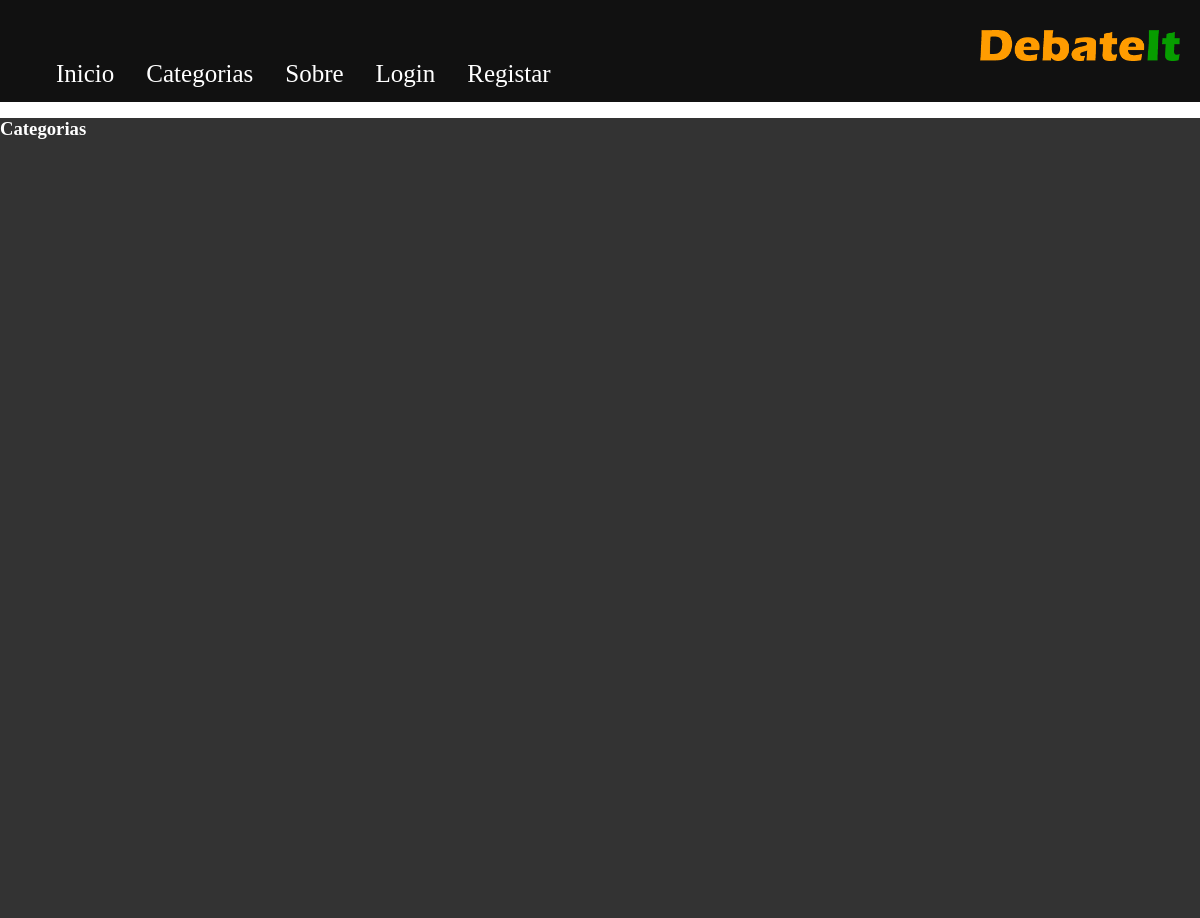
Page /categories/ on the earlier database version.
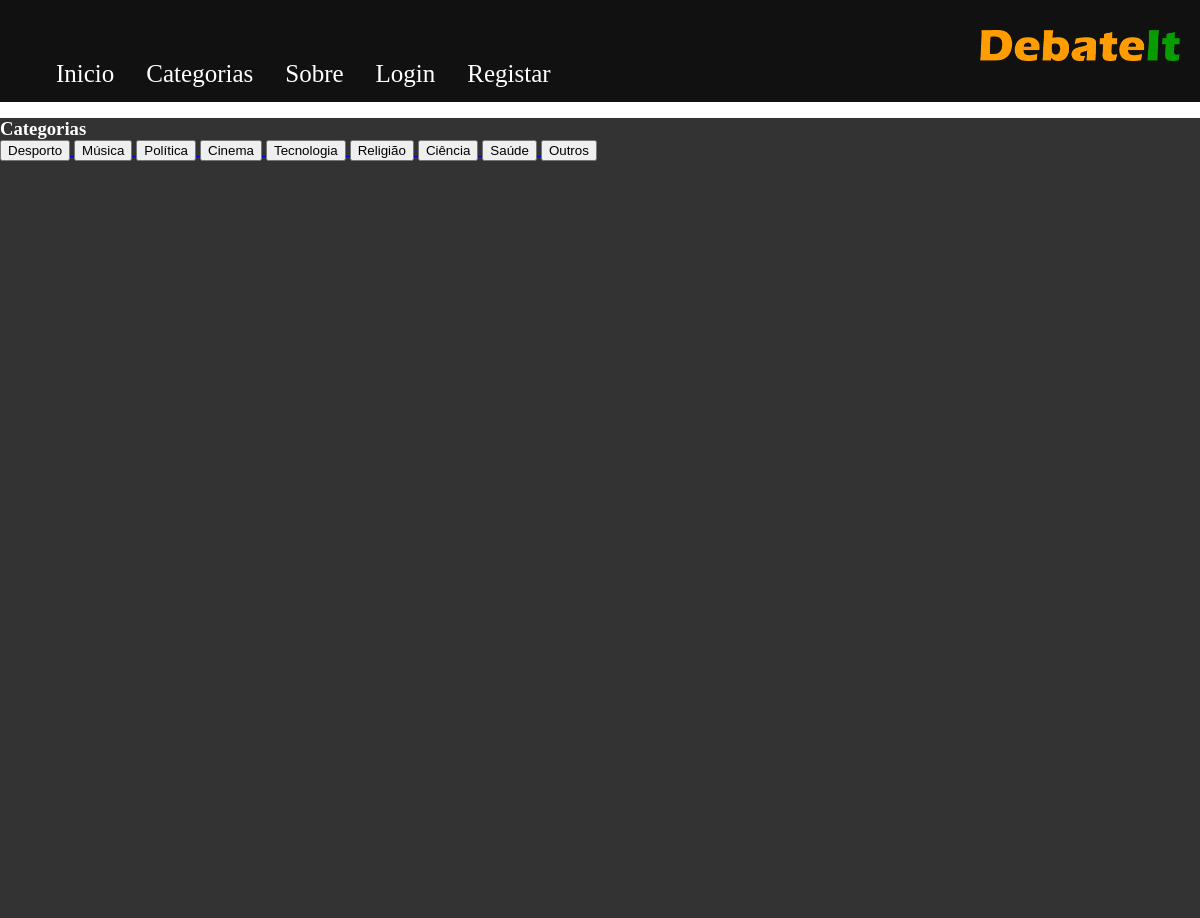
Same page on the later database version.
### forum/models.py (models this page shows, shortened)
class Category(models.Model):
    title = models.CharField(max_length=100)
    key = models.IntegerField()

### forum/views.py (the view)
# urls.py: url(r'^categories/', views.CategoriesPage, name='forum_categories'),
def CategoriesPage(request):
    context = {
        'categories': Category.objects.all()
    }
    return render(request, "forum/CategoriesPage.html", context)

### forum/templates/forum/CategoriesPage.html
{% extends "forum/Base.html" %}
{% block content %}
    <section>
        <h1> Categorias </h1>
        <div class="category_buttons">
            {% for cat in categories %}
                <a href="{% url 'forum_category' cat.key %}">
                    <button> {{ cat.title }} </button>
                </a>
            {% endfor %}
        </div>
    </section>
{% endblock content %}

### forum/templates/forum/Base.html (shortened to what this page needs)
{% load static %}
<!DOCTYPE html>
<html lang="en">
<head>
    <link rel="stylesheet" type="text/css" href="{% static 'forum/style.css' %}" />
</head>
<body>
    <header class="MenuBar">
        <picture>
            <img  class="Logo" src="{% static 'forum/logo.png' %}">
        </picture>
        <nav>
            <menu>
                <ul class="Bar">
                    <li class="bar_line"><a href="{% url 'forum_home' %}"> Inicio </a></li>
                    <li class="bar_line"><a href="{% url 'forum_categories' %}"> Categorias </a></li>
                    <li class="bar_line"><a href="{% url 'forum_about' %}"> Sobre </a></li>
                    {% if not request.user.is_authenticated %}
                        <li class="bar_line"><a href="{% url 'login_page' %}"> Login </a></li>
                        <li class="bar_line"><a href="{% url 'register_page' %}"> Registar </a></li>
                    {% else %}
                        <li class="bar_line"><a href="{% url 'profile_page' %}"> Perfil </a></li>
                        <li class="bar_line"><a href="{% url 'logout' %}"> Logout </a></li>
                    {% endif %}
                </ul>
            </menu>
        </nav>
    </header>
    <section class="Content">
        {% block content %}{% endblock content %}
    </section>
</body>
</html>

### forum/static/forum/style.css (style rules this page uses)
body { color: white; margin: 0px; }
h1 { margin: 0px; }
.MenuBar { background-color: #111; padding-top: 30px; width: 100%; height: 100%; }
.Logo { float: right; width: 200px; margin-right: 20px; }
.Bar { text-align: left; list-style-type: none; margin: 0; padding: 0; overflow: hidden; }
.bar_line { float: left; }
.bar_line a { display: block; color: white; text-align: center; padding: 14px 16px; text-decoration: none; font-size: 25px; }
.Content { background-color: #333; background-position: center; margin: 0px; padding: 0px; min-height: 100vh; }

Differences in the rows shown:
added Category: title "Desporto"
added Category: title "Música"
added Category: title "Política"
added Category: title "Cinema"
added Category: title "Tecnologia"
added Category: title "Religião"
added Category: title "Ciência"
added Category: title "Saúde"
added Category: title "Outros"
